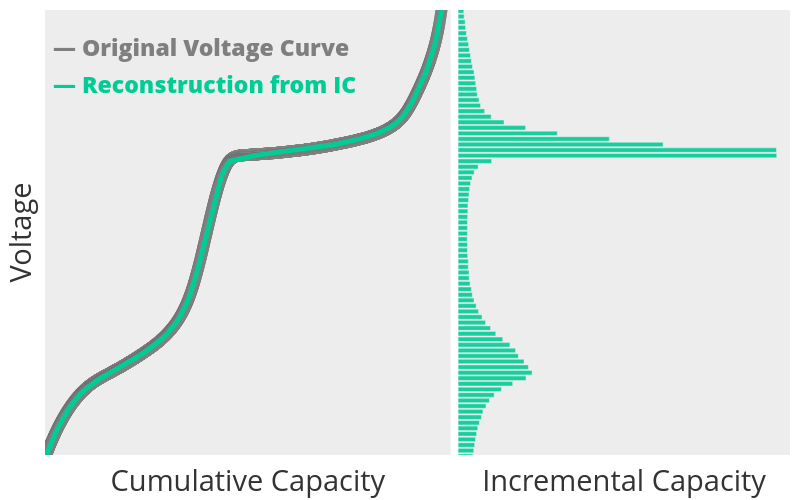

The notebook cell this image was saved under:
### Code cell
COLOR1 = "#7F7F7F"
COLOR2 = "#00CC96"

fig = make_subplots(rows=1, 
                    cols=2, 
                    shared_yaxes=True, 
                    horizontal_spacing=0.01,
                    column_widths=[0.55, 0.45],
                    #subplot_titles=[x for pair in zip(cell_names.keys(), [""]*len(cell_names)) for x in pair]
                    )

fig.add_trace( go.Scatter(x=q, 
                        y=v, 
                        name="Original", 
                        mode="markers",
                        #line=dict(color=COLOR1, width=6),
                        marker=dict(color=COLOR1, size=12, opacity=0.1), 
                        showlegend=False), 
                        row=1, col=1 )

# fig.add_trace( go.Scatter(x=dqdv, 
#                         y=v_dqdv, 
#                         name="Incremental Capacity", 
#                         line=dict(color="Red", width=2), 
#                         showlegend=False), 
#                         row=1, col=2 )

fig.add_trace(go.Bar(x=dqdv, 
                     y=v_dqdv, 
                     name="Bins", 
                     orientation="h", 
                     opacity=0.9, 
                     marker=dict(color=COLOR2), 
                     showlegend=False), 
                    row=1, col=2 )

fig.add_trace( go.Scatter(x=q_reconstructed, 
                        y=v_dqdv, 
                        name="Reconstruction", 
                        line=dict(color=COLOR2, width=5), 
                        showlegend=False), 
                        row=1, col=1 )

fig.update_layout(
    template="ggplot2",
    margin=dict(l=10, r=10, t=10, b=10),
    width=800, 
    height=500,
    font=dict(size=24),
    legend=dict(
        orientation="h",    # horizontal
        yanchor="bottom",   # anchor legend's bottom
        y=1.02,             # place above the plot area
        xanchor="center",
        x=0.5
    ),)

fig.update_xaxes(title_text="Cumulative Capacity", ticks="", row=1, col=1, showgrid=False, showticklabels=False, range=[0.27, 1.005])
fig.update_xaxes(title_text="Incremental Capacity", ticks="", row=1, col=2,  showticklabels=False, showgrid=False, range=[0, 56])

fig.update_yaxes(title_text="Voltage", ticks="", row=1, col=1, showgrid=False, range=[4.66, 4.78], showticklabels=False)
fig.update_yaxes(title_text="", ticks="", row=1, col=2, showgrid=False, range=[4.66, 4.78], showticklabels=False)

fig.add_annotation(x=0.28, 
                    y=4.770,
                    text="— Original Voltage Curve",
                    showarrow=False,
                    font=dict(size=23,  color=COLOR1, weight=1000), 
                    xanchor="left",
                    row=1, col=1 )

fig.add_annotation(x=0.28, 
                    y=4.760,
                    text="— Reconstruction from IC",
                    showarrow=False,
                    font=dict(size=23,  color=COLOR2, weight=1000), 
                    xanchor="left",
                    row=1, col=1 )

fig.show()

### Figure 1 — Plotly figure (JSON) as saved in the notebook; plotly's stock layout.template omitted (floating-point values rounded to 4 significant figures; data arrays with more than 128 entries replaced by an {"elided": "..."} marker saying what was removed)
{"data": [{"marker": {"color": "#7F7F7F", "opacity": 0.1, "size": 12}, "mode": "markers", "name": "Original", "showlegend": false, "type": "scatter", "x": {"elided": "18148 float values"}, "xaxis": "x", "y": {"elided": "18148 float values"}, "yaxis": "y"}, {"marker": {"color": "#00CC96"}, "name": "Bins", "opacity": 0.9, "orientation": "h", "showlegend": false, "type": "bar", "x": {"elided": "835 float values"}, "xaxis": "x2", "y": {"elided": "835 float values"}, "yaxis": "y2"}, {"line": {"color": "#00CC96", "width": 5}, "name": "Reconstruction", "showlegend": false, "type": "scatter", "x": {"elided": "835 float values"}, "xaxis": "x", "y": {"elided": "835 float values"}, "yaxis": "y"}], "layout": {"annotations": [{"font": {"color": "#7F7F7F", "size": 23, "weight": 1000}, "showarrow": false, "text": "— Original Voltage Curve", "x": 0.28, "xanchor": "left", "xref": "x", "y": 4.77, "yref": "y"}, {"font": {"color": "#00CC96", "size": 23, "weight": 1000}, "showarrow": false, "text": "— Reconstruction from IC", "x": 0.28, "xanchor": "left", "xref": "x", "y": 4.76, "yref": "y"}], "font": {"size": 24}, "height": 500, "legend": {"orientation": "h", "x": 0.5, "xanchor": "center", "y": 1.02, "yanchor": "bottom"}, "margin": {"b": 10, "l": 10, "r": 10, "t": 10}, "width": 800, "xaxis": {"anchor": "y", "domain": [0, 0.5445], "range": [0.27, 1.005], "showgrid": false, "showticklabels": false, "ticks": "", "title": {"text": "Cumulative Capacity"}}, "xaxis2": {"anchor": "y2", "domain": [0.5545, 1], "range": [0, 56], "showgrid": false, "showticklabels": false, "ticks": "", "title": {"text": "Incremental Capacity"}}, "yaxis": {"anchor": "x", "domain": [0, 1], "range": [4.66, 4.78], "showgrid": false, "showticklabels": false, "ticks": "", "title": {"text": "Voltage"}}, "yaxis2": {"anchor": "x2", "domain": [0, 1], "matches": "y", "range": [4.66, 4.78], "showgrid": false, "showticklabels": false, "ticks": "", "title": {"text": ""}}}}
